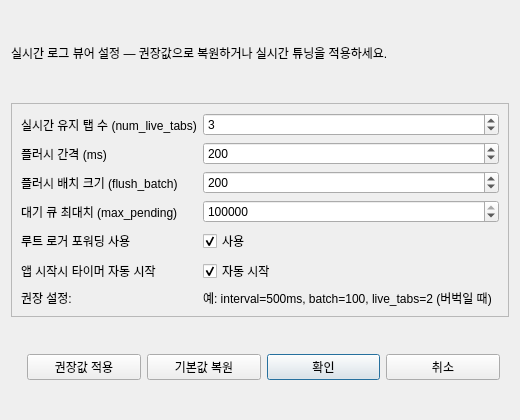
<?xml version="1.0" encoding="UTF-8"?>
<ui version="4.0">
  <class>StatisticsSettingsDialog</class>
  <widget class="QDialog" name="StatisticsSettingsDialog">
    <property name="geometry">
      <rect>
        <x>0</x>
        <y>0</y>
        <width>520</width>
        <height>420</height>
      </rect>
    </property>
    <property name="windowTitle">
      <string>Statistics - 설정</string>
    </property>
    <layout class="QVBoxLayout" name="verticalLayout_main">
      <property name="spacing">
        <number>8</number>
      </property>

      <!-- 설명 -->
      <item>
        <widget class="QLabel" name="lbl_description">
          <property name="text">
            <string>실시간 로그 뷰어 설정 — 권장값으로 복원하거나 실시간 튜닝을 적용하세요.</string>
          </property>
          <property name="wordWrap">
            <bool>true</bool>
          </property>
        </widget>
      </item>

      <!-- Form: 설정 항목 -->
      <item>
        <widget class="QFrame" name="frame_form">
          <property name="frameShape">
            <enum>QFrame::StyledPanel</enum>
          </property>
          <layout class="QFormLayout" name="formLayout">
            <property name="labelAlignment">
              <set>Qt::AlignLeft|Qt::AlignVCenter</set>
            </property>
            <property name="formAlignment">
              <set>Qt::AlignLeft|Qt::AlignTop</set>
            </property>

            <!-- 실시간 유지 탭 수 -->
            <item row="0" column="0">
              <widget class="QLabel" name="lbl_num_live_tabs">
                <property name="text"><string>실시간 유지 탭 수 (num_live_tabs)</string></property>
              </widget>
            </item>
            <item row="0" column="1">
              <widget class="QSpinBox" name="sb_num_live_tabs">
                <property name="minimum"><number>1</number></property>
                <property name="maximum"><number>7</number></property>
                <property name="value"><number>3</number></property>
              </widget>
            </item>

            <!-- flush interval ms -->
            <item row="1" column="0">
              <widget class="QLabel" name="lbl_flush_interval">
                <property name="text"><string>플러시 간격 (ms)</string></property>
              </widget>
            </item>
            <item row="1" column="1">
              <widget class="QSpinBox" name="sb_flush_interval">
                <property name="minimum"><number>50</number></property>
                <property name="maximum"><number>5000</number></property>
                <property name="singleStep"><number>50</number></property>
                <property name="value"><number>200</number></property>
              </widget>
            </item>

            <!-- flush batch -->
            <item row="2" column="0">
              <widget class="QLabel" name="lbl_flush_batch">
                <property name="text"><string>플러시 배치 크기 (flush_batch)</string></property>
              </widget>
            </item>
            <item row="2" column="1">
              <widget class="QSpinBox" name="sb_flush_batch">
                <property name="minimum"><number>1</number></property>
                <property name="maximum"><number>5000</number></property>
                <property name="value"><number>200</number></property>
              </widget>
            </item>

            <!-- max pending -->
            <item row="3" column="0">
              <widget class="QLabel" name="lbl_max_pending">
                <property name="text"><string>대기 큐 최대치 (max_pending)</string></property>
              </widget>
            </item>
            <item row="3" column="1">
              <widget class="QSpinBox" name="sb_max_pending">
                <property name="minimum"><number>100</number></property>
                <property name="maximum"><number>10000000</number></property>
                <property name="singleStep"><number>100</number></property>
                <property name="value"><number>100000</number></property>
              </widget>
            </item>

            <!-- enable forwarding -->
            <item row="4" column="0">
              <widget class="QLabel" name="lbl_enable_forwarding">
                <property name="text"><string>루트 로거 포워딩 사용</string></property>
              </widget>
            </item>
            <item row="4" column="1">
              <widget class="QCheckBox" name="chk_enable_forwarding">
                <property name="checked"><bool>true</bool></property>
                <property name="text"><string>사용</string></property>
              </widget>
            </item>

            <!-- autostart timer -->
            <item row="5" column="0">
              <widget class="QLabel" name="lbl_autostart_timer">
                <property name="text"><string>앱 시작시 타이머 자동 시작</string></property>
              </widget>
            </item>
            <item row="5" column="1">
              <widget class="QCheckBox" name="chk_autostart_timer">
                <property name="checked"><bool>true</bool></property>
                <property name="text"><string>자동 시작</string></property>
              </widget>
            </item>

            <!-- extra: recommended preset label -->
            <item row="6" column="0">
              <widget class="QLabel" name="lbl_recommend_note">
                <property name="text"><string>권장 설정:</string></property>
              </widget>
            </item>
            <item row="6" column="1">
              <widget class="QLabel" name="lbl_recommend_values">
                <property name="text"><string>예: interval=500ms, batch=100, live_tabs=2 (버벅일 때)</string></property>
                <property name="wordWrap"><bool>true</bool></property>
              </widget>
            </item>

          </layout>
        </widget>
      </item>

      <!-- Buttons: Apply recommended / Defaults / OK / Cancel -->
      <item>
        <widget class="QFrame" name="frame_buttons">
          <layout class="QHBoxLayout" name="hbox_buttons">
            <item>
              <spacer name="spacer_left">
                <property name="orientation">
                  <enum>Qt::Horizontal</enum>
                </property>
              </spacer>
            </item>

            <item>
              <widget class="QPushButton" name="btn_apply_recommended">
                <property name="text"><string>권장값 적용</string></property>
              </widget>
            </item>
            <item>
              <widget class="QPushButton" name="btn_restore_defaults">
                <property name="text"><string>기본값 복원</string></property>
              </widget>
            </item>
            <item>
              <widget class="QPushButton" name="btn_ok">
                <property name="text"><string>확인</string></property>
                <property name="default"><bool>true</bool></property>
              </widget>
            </item>
            <item>
              <widget class="QPushButton" name="btn_cancel">
                <property name="text"><string>취소</string></property>
              </widget>
            </item>

          </layout>
        </widget>
      </item>

    </layout>
  </widget>
  <resources/>
  <connections/>
</ui>
